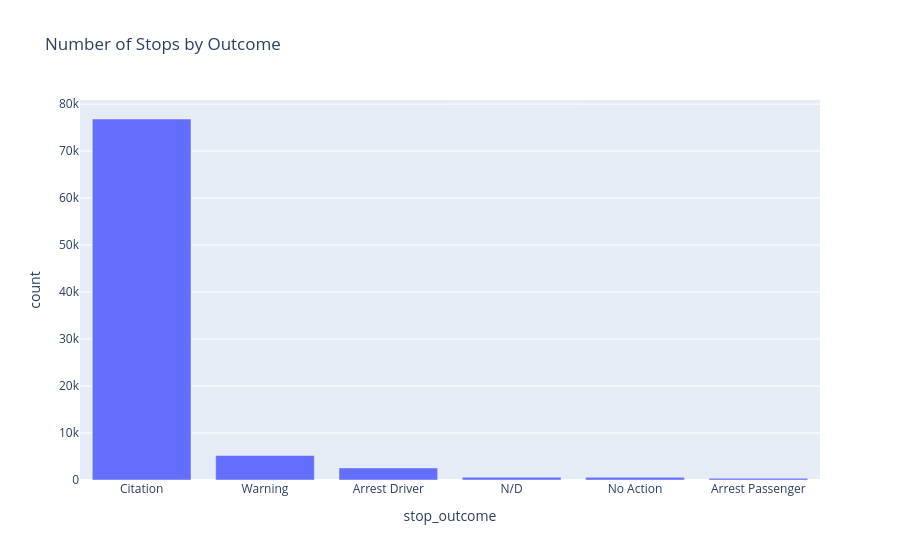

Write notebook code for a chart like this one.
### Markdown cell above
Matplotlib allows us to quickly create basic static visualizations. These types of visualizations are good when we are working on some analysis and want to quickly check selected relationships and the charts are only for us. When we need to show the graphs to a wider audience, that's when it's a good idea to make interactive visualizations that are a bit more aesthetically pleasing and easier to interpret. In Python, we can use the plotly library, which we learned about in the "Data Visualization" course.

Let's recall how we can make a column chart. Suppose we want to look at the number of violation by stop outcome:

### Code cell
import plotly.express as px

stop_outcome_count = (
    police_data["stop_outcome"]
    .value_counts()
    .rename_axis("stop_outcome")
    .reset_index(name="count")
)

stop_outcome_plot = px.bar(
    stop_outcome_count,
    x="stop_outcome",
    y="count",
    title="Number of Stops by Outcome"
)

stop_outcome_plot.show()

### Figure 1 — Plotly figure (JSON) as saved in the notebook; plotly's stock layout.template omitted (floating-point values rounded to 4 significant figures)
{"data": [{"hovertemplate": "stop_outcome=%{x}<br>count=%{y}<extra></extra>", "legendgroup": "", "marker": {"color": "#636efa", "pattern": {"shape": ""}}, "name": "", "orientation": "v", "showlegend": false, "textposition": "auto", "type": "bar", "x": ["Citation", "Warning", "Arrest Driver", "N/D", "No Action", "Arrest Passenger"], "xaxis": "x", "y": [76821, 5214, 2567, 590, 563, 358], "yaxis": "y"}], "layout": {"barmode": "relative", "legend": {"tracegroupgap": 0}, "title": {"text": "Number of Stops by Outcome"}, "xaxis": {"anchor": "y", "domain": [0, 1], "title": {"text": "stop_outcome"}}, "yaxis": {"anchor": "x", "domain": [0, 1], "title": {"text": "count"}}}}
